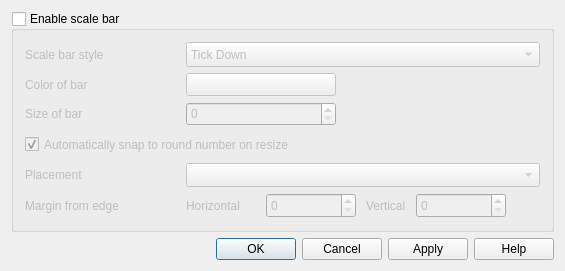
<?xml version="1.0" encoding="UTF-8"?>
<ui version="4.0">
 <class>QgsDecorationScaleBarDialog</class>
 <widget class="QDialog" name="QgsDecorationScaleBarDialog">
  <property name="geometry">
   <rect>
    <x>0</x>
    <y>0</y>
    <width>565</width>
    <height>271</height>
   </rect>
  </property>
  <property name="windowTitle">
   <string>Scale Bar Decoration</string>
  </property>
  <property name="windowIcon">
   <iconset>
    <normaloff>../../../../../.designer/backup</normaloff>../../../../../.designer/backup</iconset>
  </property>
  <layout class="QGridLayout" name="gridLayout">
   <item row="9" column="0" colspan="3">
    <widget class="QDialogButtonBox" name="buttonBox">
     <property name="orientation">
      <enum>Qt::Horizontal</enum>
     </property>
     <property name="standardButtons">
      <set>QDialogButtonBox::Apply|QDialogButtonBox::Cancel|QDialogButtonBox::Help|QDialogButtonBox::Ok</set>
     </property>
    </widget>
   </item>
   <item row="2" column="0" colspan="3">
    <widget class="QGroupBox" name="grpEnable">
     <property name="sizePolicy">
      <sizepolicy hsizetype="Preferred" vsizetype="Minimum">
       <horstretch>0</horstretch>
       <verstretch>0</verstretch>
      </sizepolicy>
     </property>
     <property name="minimumSize">
      <size>
       <width>0</width>
       <height>220</height>
      </size>
     </property>
     <property name="title">
      <string>Enable scale bar</string>
     </property>
     <property name="checkable">
      <bool>true</bool>
     </property>
     <property name="checked">
      <bool>false</bool>
     </property>
     <layout class="QGridLayout" name="gridLayout_2">
      <item row="3" column="1">
       <layout class="QHBoxLayout" name="horizontalLayout">
        <item>
         <widget class="QgsColorButtonV2" name="pbnChangeColor">
          <property name="minimumSize">
           <size>
            <width>150</width>
            <height>0</height>
           </size>
          </property>
          <property name="maximumSize">
           <size>
            <width>120</width>
            <height>16777215</height>
           </size>
          </property>
          <property name="text">
           <string/>
          </property>
         </widget>
        </item>
        <item>
         <spacer name="horizontalSpacer_2">
          <property name="orientation">
           <enum>Qt::Horizontal</enum>
          </property>
          <property name="sizeHint" stdset="0">
           <size>
            <width>40</width>
            <height>20</height>
           </size>
          </property>
         </spacer>
        </item>
       </layout>
      </item>
      <item row="2" column="0">
       <widget class="QLabel" name="textLabel1">
        <property name="sizePolicy">
         <sizepolicy hsizetype="Preferred" vsizetype="Minimum">
          <horstretch>0</horstretch>
          <verstretch>0</verstretch>
         </sizepolicy>
        </property>
        <property name="text">
         <string>Scale bar style</string>
        </property>
        <property name="buddy">
         <cstring>cboStyle</cstring>
        </property>
       </widget>
      </item>
      <item row="4" column="0">
       <widget class="QLabel" name="textLabel1_3">
        <property name="sizePolicy">
         <sizepolicy hsizetype="Preferred" vsizetype="Minimum">
          <horstretch>0</horstretch>
          <verstretch>0</verstretch>
         </sizepolicy>
        </property>
        <property name="text">
         <string>Size of bar</string>
        </property>
        <property name="buddy">
         <cstring>spnSize</cstring>
        </property>
       </widget>
      </item>
      <item row="2" column="1">
       <widget class="QComboBox" name="cboStyle">
        <property name="sizePolicy">
         <sizepolicy hsizetype="Minimum" vsizetype="Minimum">
          <horstretch>0</horstretch>
          <verstretch>0</verstretch>
         </sizepolicy>
        </property>
        <property name="toolTip">
         <string>Select the style of the scale bar</string>
        </property>
        <item>
         <property name="text">
          <string>Tick Down</string>
         </property>
        </item>
        <item>
         <property name="text">
          <string>Tick Up</string>
         </property>
        </item>
        <item>
         <property name="text">
          <string>Box</string>
         </property>
        </item>
        <item>
         <property name="text">
          <string>Bar</string>
         </property>
        </item>
       </widget>
      </item>
      <item row="3" column="0">
       <widget class="QLabel" name="textLabel1_3_2">
        <property name="sizePolicy">
         <sizepolicy hsizetype="Preferred" vsizetype="Minimum">
          <horstretch>0</horstretch>
          <verstretch>0</verstretch>
         </sizepolicy>
        </property>
        <property name="text">
         <string>Color of bar</string>
        </property>
       </widget>
      </item>
      <item row="4" column="1">
       <layout class="QHBoxLayout" name="horizontalLayout_3">
        <item>
         <widget class="QgsSpinBox" name="spnSize">
          <property name="sizePolicy">
           <sizepolicy hsizetype="Minimum" vsizetype="Minimum">
            <horstretch>0</horstretch>
            <verstretch>0</verstretch>
           </sizepolicy>
          </property>
          <property name="minimumSize">
           <size>
            <width>150</width>
            <height>0</height>
           </size>
          </property>
         </widget>
        </item>
        <item>
         <spacer name="horizontalSpacer">
          <property name="orientation">
           <enum>Qt::Horizontal</enum>
          </property>
          <property name="sizeHint" stdset="0">
           <size>
            <width>40</width>
            <height>20</height>
           </size>
          </property>
         </spacer>
        </item>
       </layout>
      </item>
      <item row="7" column="1">
       <layout class="QHBoxLayout" name="hlytMargin" stretch="0,0,0,0,0">
        <property name="spacing">
         <number>10</number>
        </property>
        <property name="sizeConstraint">
         <enum>QLayout::SetDefaultConstraint</enum>
        </property>
        <item>
         <widget class="QLabel" name="lblHorizontal">
          <property name="sizePolicy">
           <sizepolicy hsizetype="Minimum" vsizetype="Minimum">
            <horstretch>0</horstretch>
            <verstretch>0</verstretch>
           </sizepolicy>
          </property>
          <property name="minimumSize">
           <size>
            <width>70</width>
            <height>0</height>
           </size>
          </property>
          <property name="maximumSize">
           <size>
            <width>60</width>
            <height>16777215</height>
           </size>
          </property>
          <property name="text">
           <string>Horizontal</string>
          </property>
          <property name="alignment">
           <set>Qt::AlignLeading|Qt::AlignLeft|Qt::AlignVCenter</set>
          </property>
         </widget>
        </item>
        <item>
         <widget class="QgsSpinBox" name="spnHorizontal">
          <property name="sizePolicy">
           <sizepolicy hsizetype="Minimum" vsizetype="Minimum">
            <horstretch>0</horstretch>
            <verstretch>0</verstretch>
           </sizepolicy>
          </property>
          <property name="minimumSize">
           <size>
            <width>90</width>
            <height>0</height>
           </size>
          </property>
          <property name="maximumSize">
           <size>
            <width>90</width>
            <height>16777215</height>
           </size>
          </property>
          <property name="minimum">
           <number>0</number>
          </property>
          <property name="maximum">
           <number>100</number>
          </property>
         </widget>
        </item>
        <item>
         <widget class="QLabel" name="lblVertical">
          <property name="minimumSize">
           <size>
            <width>0</width>
            <height>0</height>
           </size>
          </property>
          <property name="maximumSize">
           <size>
            <width>60</width>
            <height>16777215</height>
           </size>
          </property>
          <property name="text">
           <string>Vertical</string>
          </property>
         </widget>
        </item>
        <item>
         <widget class="QgsSpinBox" name="spnVertical">
          <property name="sizePolicy">
           <sizepolicy hsizetype="Minimum" vsizetype="Minimum">
            <horstretch>0</horstretch>
            <verstretch>0</verstretch>
           </sizepolicy>
          </property>
          <property name="minimumSize">
           <size>
            <width>90</width>
            <height>0</height>
           </size>
          </property>
          <property name="maximumSize">
           <size>
            <width>90</width>
            <height>16777215</height>
           </size>
          </property>
          <property name="maximum">
           <number>100</number>
          </property>
         </widget>
        </item>
        <item>
         <widget class="QgsUnitSelectionWidget" name="wgtUnitSelection" native="true">
          <property name="focusPolicy">
           <enum>Qt::StrongFocus</enum>
          </property>
         </widget>
        </item>
       </layout>
      </item>
      <item row="6" column="1">
       <widget class="QComboBox" name="cboPlacement">
        <property name="sizePolicy">
         <sizepolicy hsizetype="Minimum" vsizetype="Minimum">
          <horstretch>0</horstretch>
          <verstretch>0</verstretch>
         </sizepolicy>
        </property>
       </widget>
      </item>
      <item row="7" column="0">
       <widget class="QLabel" name="lblMargin">
        <property name="minimumSize">
         <size>
          <width>155</width>
          <height>0</height>
         </size>
        </property>
        <property name="text">
         <string>Margin from edge</string>
        </property>
       </widget>
      </item>
      <item row="6" column="0">
       <widget class="QLabel" name="lblLocation">
        <property name="sizePolicy">
         <sizepolicy hsizetype="Preferred" vsizetype="Minimum">
          <horstretch>0</horstretch>
          <verstretch>0</verstretch>
         </sizepolicy>
        </property>
        <property name="text">
         <string>Placement</string>
        </property>
        <property name="buddy">
         <cstring>cboPlacement</cstring>
        </property>
       </widget>
      </item>
      <item row="5" column="0" colspan="2">
       <widget class="QCheckBox" name="chkSnapping">
        <property name="sizePolicy">
         <sizepolicy hsizetype="Minimum" vsizetype="Minimum">
          <horstretch>0</horstretch>
          <verstretch>0</verstretch>
         </sizepolicy>
        </property>
        <property name="text">
         <string>Automatically snap to round number on resize</string>
        </property>
        <property name="checked">
         <bool>true</bool>
        </property>
       </widget>
      </item>
     </layout>
    </widget>
   </item>
  </layout>
 </widget>
 <layoutdefault spacing="6" margin="11"/>
 <customwidgets>
  <customwidget>
   <class>QgsColorButtonV2</class>
   <extends>QToolButton</extends>
   <header>qgscolorbuttonv2.h</header>
   <container>1</container>
  </customwidget>
  <customwidget>
   <class>QgsSpinBox</class>
   <extends>QSpinBox</extends>
   <header>qgsspinbox.h</header>
  </customwidget>
  <customwidget>
   <class>QgsUnitSelectionWidget</class>
   <extends>QWidget</extends>
   <header>qgsunitselectionwidget.h</header>
   <container>1</container>
  </customwidget>
 </customwidgets>
 <tabstops>
  <tabstop>grpEnable</tabstop>
  <tabstop>cboStyle</tabstop>
  <tabstop>pbnChangeColor</tabstop>
  <tabstop>spnSize</tabstop>
  <tabstop>chkSnapping</tabstop>
  <tabstop>cboPlacement</tabstop>
  <tabstop>spnHorizontal</tabstop>
  <tabstop>spnVertical</tabstop>
  <tabstop>wgtUnitSelection</tabstop>
  <tabstop>buttonBox</tabstop>
 </tabstops>
 <resources/>
 <connections/>
</ui>
